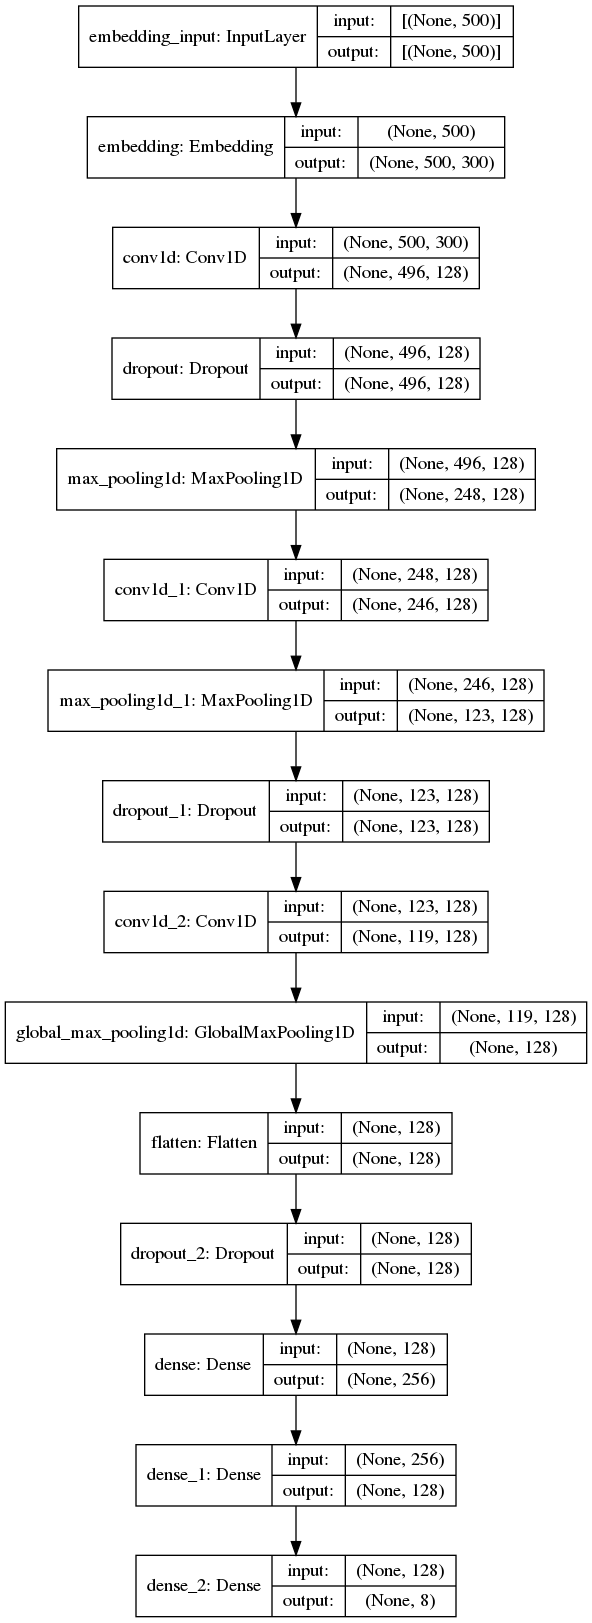

The script that saved this image:
import os
import pickle

import gensim
import numpy as np
from keras.callbacks import *
from keras.layers import Input, Dense, Embedding, Dropout, Bidirectional, LSTM
from keras.layers.core import Flatten
from sklearn.model_selection import train_test_split
from tensorflow import keras
from tensorflow.python.keras import Sequential
from tensorflow.python.keras.layers import Conv1D, GlobalMaxPooling1D, MaxPooling1D
from src.utils.plot_model import plot_model_history

sep = os.sep


def train_model(data_folder):
    file = open("/data.pkl", 'rb')
    X, y = pickle.load(file)
    file.close()
    X_train, X_val, y_train, y_val = train_test_split(X, y, test_size=0.2, shuffle=True)
    word_model = gensim.models.Word2Vec.load("/home/hiephm/PycharmProjects/text-classification/w2v/word_model.save")
    vocabulary_size = min(len(word_model.wv.vocab) + 1, 30000)
    embedding_matrix = np.zeros((vocabulary_size, 300))
    for i, vec in enumerate(word_model.wv.vectors):
        if i >= 30000:
            continue;
        try:
            embedding_matrix[i] = vec
        except KeyError:
            embedding_matrix[i] = np.random.normal(0, np.sqrt(0.25), 300)

    model = Sequential()
    model.add(Embedding(30000, 300, input_length=X.shape[1], weights=[embedding_matrix], trainable=False))
    model.add(Conv1D(filters=128, kernel_size=5, padding='valid', activation='relu', strides=1))
    model.add(Dropout(0.5))
    model.add(MaxPooling1D(pool_size=2))
    model.add(Conv1D(filters=128, kernel_size=3, padding='valid', activation='relu', strides=1))
    model.add(MaxPooling1D(pool_size=2))
    model.add(Dropout(0.2))
    model.add(Conv1D(filters=128, kernel_size=5, padding='valid', activation='relu', strides=1))
    model.add(GlobalMaxPooling1D())
    model.add(Flatten())
    model.add(Dropout(0.2))
    model.add(Dense(256, activation='relu'))
    model.add(Dense(128, activation='relu'))
    model.add(Dense(y_train.shape[1], activation='softmax'))
    model.summary()
    opt = keras.optimizers.Adam(learning_rate=0.0001)
    model.compile(optimizer=opt, loss="categorical_crossentropy", metrics=['acc'])
    from keras.utils.vis_utils import plot_model
    plot_model(model, to_file='cnn_model.png', show_shapes=True, show_layer_names=True)
    early = EarlyStopping(monitor='val_loss')
    filepath = "../content/drive/MyDrive/project/data/data_dump/epochs:{epoch:03d}-val_acc:{val_acc:.3f}.hdf5"
    checkpoint = ModelCheckpoint(filepath, monitor='val_acc', verbose=1, save_best_only=True, mode='max')
    callbacks_list = [checkpoint, early]
    history = model.fit(X_train, y_train, batch_size=16, epochs=10, verbose=1, validation_data=(X_val, y_val),
                        shuffle=True, callbacks=callbacks_list)
    model.save(data_folder + sep + "predict_model.h5")
    plot_model_history(history)

def train_model_bi_lstm():
    file = open("../../data/data.pkl", 'rb')
    X, y = pickle.load(file)
    print(X.shape)
    print(X)
    file.close()
    X_train, X_test, y_train, y_test = train_test_split(X, y, test_size=0.1, shuffle=True)
    X_train, X_val, y_train, y_val = train_test_split(X_train, y_train, test_size=0.2, shuffle=True)
    word_model = gensim.models.Word2Vec.load("../../data/model/word_model.save")
    vocabulary_size = min(len(word_model.wv.vocab) + 1, 30000)
    embedding_matrix = np.zeros((vocabulary_size, 300))
    for i, vec in enumerate(word_model.wv.vectors):
        if i >= 30000:
            continue;
        try:
            embedding_matrix[i] = vec
        except KeyError:
            embedding_matrix[i] = np.random.normal(0, np.sqrt(0.25), 300)
    print(len(word_model.wv.vocab) + 1)
    model = Sequential()
    model.add(Embedding(30000, 300, input_length=X.shape[1], weights=[embedding_matrix], trainable=False))
    model.add(Bidirectional(LSTM(300, return_sequences=False)))
    model.add(Dropout(0.3))
    model.add(Dense(128, activation='relu'))
    model.add(Dropout(0.1))
    model.add(Dense(64, activation='relu'))
    model.add(Dense(y.shape[1], activation="softmax"))
    model.summary()
    opt = keras.optimizers.Adam(learning_rate=0.00001)
    model.compile(optimizer=opt, loss="categorical_crossentropy", metrics=['acc'])
    # test checkpoint
    early = EarlyStopping(monitor='val_loss')
    filepath = "../content/drive/MyDrive/project/data/data_dump/epochs:{epoch:03d}-val_acc:{val_acc:.3f}.hdf5"
    checkpoint = ModelCheckpoint(filepath, monitor='val_acc', verbose=1, save_best_only=True, mode='max')
    callbacks_list = [checkpoint,early]
    history = model.fit(X_train, y_train, validation_data=(X_val, y_val),
                        batch_size=64, epochs=20, verbose=1, callbacks=callbacks_list)
    model.save("../content/drive/MyDrive/project/data/model/model_predict/predict_model_bi_lstm.h5")
    plot_model_history(history)
    model.evaluate(X_test, y_test)
def train_model_lstm():
    file = open("../../data/data.pkl", 'rb')
    X, y = pickle.load(file)
    print(X.shape)
    print(X)
    file.close()
    X_train, X_test, y_train, y_test = train_test_split(X, y, test_size=0.1, shuffle=True)
    X_train, X_val, y_train, y_val = train_test_split(X_train, y_train, test_size=0.2, shuffle=True)
    word_model = gensim.models.Word2Vec.load("../../data/model/word_model.save")
    vocabulary_size = min(len(word_model.wv.vocab) + 1, 30000)
    embedding_matrix = np.zeros((vocabulary_size, 300))
    for i, vec in enumerate(word_model.wv.vectors):
        if i >= 30000:
            continue;
        try:
            embedding_matrix[i] = vec
        except KeyError:
            embedding_matrix[i] = np.random.normal(0, np.sqrt(0.25), 300)
    print(len(word_model.wv.vocab) + 1)
    model = Sequential()
    model.add(Embedding(30000, 300, input_length=X.shape[1], weights=[embedding_matrix], trainable=False))
    model.add(LSTM(300, return_sequences=False))
    model.add(Dropout(0.3))
    model.add(Dense(128, activation='relu'))
    model.add(Dropout(0.1))
    model.add(Dense(64, activation='relu'))
    model.add(Dense(y.shape[1], activation="softmax"))
    model.summary()
    opt = keras.optimizers.Adam(learning_rate=0.00001)
    model.compile(optimizer=opt, loss="categorical_crossentropy", metrics=['acc'])
    # test checkpoint
    early = EarlyStopping(monitor='val_loss')
    filepath = "../content/drive/MyDrive/project/data/data_dump/epochs:{epoch:03d}-val_acc:{val_acc:.3f}.hdf5"
    checkpoint = ModelCheckpoint(filepath, monitor='val_acc', verbose=1, save_best_only=True, mode='max')
    callbacks_list = [checkpoint,early]
    history = model.fit(X_train, y_train, validation_data=(X_val, y_val),
                        batch_size=64, epochs=20, verbose=1, callbacks=callbacks_list)
    model.save("../content/drive/MyDrive/project/data/model/model_predict/predict_model_bi_lstm.h5")
    plot_model_history(history)
    model.evaluate(X_test, y_test)
if __name__ == '__main__':
    train_model_cnn()
